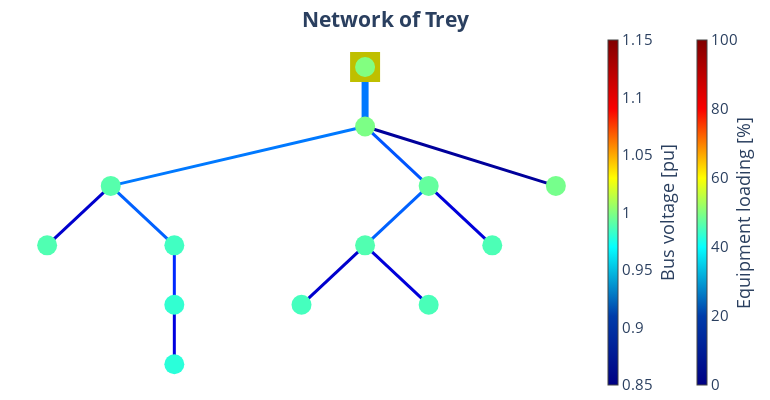

Notebook cell for this chart:
### Markdown cell above
Test power flow - plot with constant flow

### Code cell
pp.runpp(net)
pp_plot.plot_powerflow_result(net=net, plot_title="Network of Trey")

### Figure 1 — Plotly figure (JSON) as saved in the notebook; plotly's stock layout.template omitted (floating-point values rounded to 4 significant figures)
{"data": [{"hoverinfo": "text", "legendgroup": "Transformers", "line": {"color": "rgb(0.0,120.5,255.0)", "width": 7}, "mode": "lines", "name": "Transformers", "showlegend": true, "text": "STMT003438<br>Loading: 24.3 %", "type": "scatter", "x": [0, 0, 0], "y": [0, -0.5, -1]}, {"hoverinfo": "text", "legendgroup": "Transformers", "marker": {"color": "rgb(0.0,120.5,255.0)", "size": 1, "symbol": "circle"}, "mode": "markers", "name": "edge_center", "showlegend": false, "text": ["STMT003438<br>Loading: 24.3 %"], "type": "scatter", "x": [0], "y": [-0.5]}, {"hoverinfo": "text", "legendgroup": "lines", "line": {"color": "rgb(0.0,120.5,255.0)", "width": 3}, "mode": "lines", "name": "lines", "showlegend": true, "text": "GKN3x150_150<br>Loading: 24.4 %", "type": "scatter", "x": [0, -1, -2], "y": [-1, -1.5, -2]}, {"hoverinfo": "text", "legendgroup": "lines", "line": {"color": "rgb(0.0,0.0,204.77272727272725)", "width": 3}, "mode": "lines", "name": "lines", "showlegend": false, "text": "GKN3x150_150_2<br>Loading: 7.0 %", "type": "scatter", "x": [-2, -2.25, -2.5], "y": [-2, -2.5, -3]}, {"hoverinfo": "text", "legendgroup": "lines", "line": {"color": "rgb(0.0,96.5,255.0)", "width": 3}, "mode": "lines", "name": "lines", "showlegend": false, "text": "GKN3X95_95<br>Loading: 22.2 %", "type": "scatter", "x": [-2, -1.75, -1.5], "y": [-2, -2.5, -3]}, {"hoverinfo": "text", "legendgroup": "lines", "line": {"color": "rgb(0.0,40.5,255.0)", "width": 3}, "mode": "lines", "name": "lines", "showlegend": false, "text": "GKT3X50_50<br>Loading: 16.5 %", "type": "scatter", "x": [-1.5, -1.5, -1.5], "y": [-3, -3.5, -4]}, {"hoverinfo": "text", "legendgroup": "lines", "line": {"color": "rgb(0.0,0.0,222.95454545454544)", "width": 3}, "mode": "lines", "name": "lines", "showlegend": false, "text": "GKT3X50_50_2<br>Loading: 8.3 %", "type": "scatter", "x": [-1.5, -1.5, -1.5], "y": [-4, -4.5, -5]}, {"hoverinfo": "text", "legendgroup": "lines", "line": {"color": "rgb(0.0,84.49999999999997,255.0)", "width": 3}, "mode": "lines", "name": "lines", "showlegend": false, "text": "GKN3x150_150_3<br>Loading: 20.9 %", "type": "scatter", "x": [0, 0.25, 0.5], "y": [-1, -1.5, -2]}, {"hoverinfo": "text", "legendgroup": "lines", "line": {"color": "rgb(0.0,96.5,255.0)", "width": 3}, "mode": "lines", "name": "lines", "showlegend": false, "text": "GKN3X95_95_2<br>Loading: 22.1 %", "type": "scatter", "x": [0.5, 0.25, 0], "y": [-2, -2.5, -3]}, {"hoverinfo": "text", "legendgroup": "lines", "line": {"color": "rgb(0.0,0.0,204.77272727272725)", "width": 3}, "mode": "lines", "name": "lines", "showlegend": false, "text": "GKN3x150_150_4<br>Loading: 7.0 %", "type": "scatter", "x": [0, -0.25, -0.5], "y": [-3, -3.5, -4]}, {"hoverinfo": "text", "legendgroup": "lines", "line": {"color": "rgb(0.0,0.0,218.4090909090909)", "width": 3}, "mode": "lines", "name": "lines", "showlegend": false, "text": "GKN3X50_50<br>Loading: 8.2 %", "type": "scatter", "x": [0, 0.25, 0.5], "y": [-3, -3.5, -4]}, {"hoverinfo": "text", "legendgroup": "lines", "line": {"color": "rgb(0.0,0.0,218.4090909090909)", "width": 3}, "mode": "lines", "name": "lines", "showlegend": false, "text": "GKN3X50_50_2<br>Loading: 8.2 %", "type": "scatter", "x": [0.5, 0.75, 1], "y": [-2, -2.5, -3]}, {"hoverinfo": "text", "legendgroup": "lines", "line": {"color": "rgb(0.0,0.0,154.77272727272728)", "width": 3}, "mode": "lines", "name": "lines", "showlegend": false, "text": "GKN3X240_240<br>Loading: 2.7 %", "type": "scatter", "x": [0, 0.75, 1.5], "y": [-1, -1.5, -2]}, {"marker": {"cmax": 100, "cmin": 0, "color": "rgb(255,255,255)", "colorbar": {"thickness": 10, "title": {"side": "right", "text": "Equipment loading [%]"}, "x": 1.15}, "colorscale": [[0, "rgb(0,0,131)"], [0.2, "rgb(0,60,170)"], [0.4, "rgb(5,255,255)"], [0.6, "rgb(255,255,0)"], [0.8, "rgb(250,0,0)"], [1, "rgb(128,0,0)"]], "opacity": 0, "size": 0}, "mode": "markers", "type": "scatter", "x": [0], "y": [-1]}, {"hoverinfo": "text", "legendgroup": "lines", "marker": {"color": "rgb(128, 128, 128)", "size": 1, "symbol": "circle"}, "mode": "markers", "name": "edge_center", "showlegend": false, "text": ["GKN3x150_150<br>Loading: 24.4 %", "GKN3x150_150_2<br>Loading: 7.0 %", "GKN3X95_95<br>Loading: 22.2 %", "GKT3X50_50<br>Loading: 16.5 %", "GKT3X50_50_2<br>Loading: 8.3 %", "GKN3x150_150_3<br>Loading: 20.9 %", "GKN3X95_95_2<br>Loading: 22.1 %", "GKN3x150_150_4<br>Loading: 7.0 %", "GKN3X50_50<br>Loading: 8.2 %", "GKN3X50_50_2<br>Loading: 8.2 %", "GKN3X240_240<br>Loading: 2.7 %"], "type": "scatter", "x": [-1], "y": [-1.5]}, {"hoverinfo": "text", "marker": {"color": "rgb(191, 191, 0)", "size": 30, "symbol": "square"}, "mode": "markers", "name": "Ext grid", "text": [null], "type": "scatter", "x": [0], "y": [0]}, {"hoverinfo": "text", "marker": {"cmax": 1.15, "cmin": 0.85, "color": [0.9985, 0.9895, 0.9881, 0.9844, 0.9808, 0.9788, 0.9928, 0.9883, 0.9854, 0.9864, 0.9871, 0.9971, 1], "colorbar": {"thickness": 10, "title": {"side": "right", "text": "Bus voltage [pu]"}, "x": 1}, "colorscale": [[0, "rgb(0,0,131)"], [0.2, "rgb(0,60,170)"], [0.4, "rgb(5,255,255)"], [0.6, "rgb(255,255,0)"], [0.8, "rgb(250,0,0)"], [1, "rgb(128,0,0)"]], "size": 20, "symbol": "circle"}, "mode": "markers", "name": "buses", "text": ["STMT003438<br>V: 0.999 pu", "CDBT004764<br>V: 0.99 pu", "CDBT003746<br>V: 0.988 pu", "CDBT004760<br>V: 0.984 pu", "CDBT012139<br>V: 0.981 pu", "CDBT900784<br>V: 0.979 pu", "CDBT901452<br>V: 0.993 pu", "CDBT004774<br>V: 0.988 pu", "CDBT901604<br>V: 0.985 pu", "CDBT016055<br>V: 0.986 pu", "N1<br>V: 0.987 pu", "60437<br>V: 0.997 pu", "STMT003438HV<br>V: 1.0 pu"], "type": "scatter", "x": [0, -2, -2.5, -1.5, -1.5, -1.5, 0.5, 0, -0.5, 0.5, 1, 1.5, 0], "y": [-1, -2, -3, -3, -4, -5, -2, -3, -4, -4, -3, -2, 0]}], "layout": {"font": {"size": 15}, "height": 400, "hovermode": "closest", "legend": {"font": {"size": 12}, "itemsizing": "constant"}, "margin": {"b": 5, "l": 5, "r": 5, "t": 30}, "paper_bgcolor": "white", "plot_bgcolor": "white", "showlegend": false, "title": {"text": "<b>Network of Trey<b>", "x": 0.5, "xanchor": "center", "y": 0.97, "yanchor": "top"}, "width": 770, "xaxis": {"showgrid": false, "showticklabels": false, "tickfont": {"family": "Arial Black", "size": 12}, "title": {"font": {"size": 12}}, "zeroline": false}, "yaxis": {"showgrid": false, "showticklabels": false, "tickfont": {"family": "Arial Black", "size": 12}, "title": {"font": {"size": 12}}, "zeroline": false}}}
